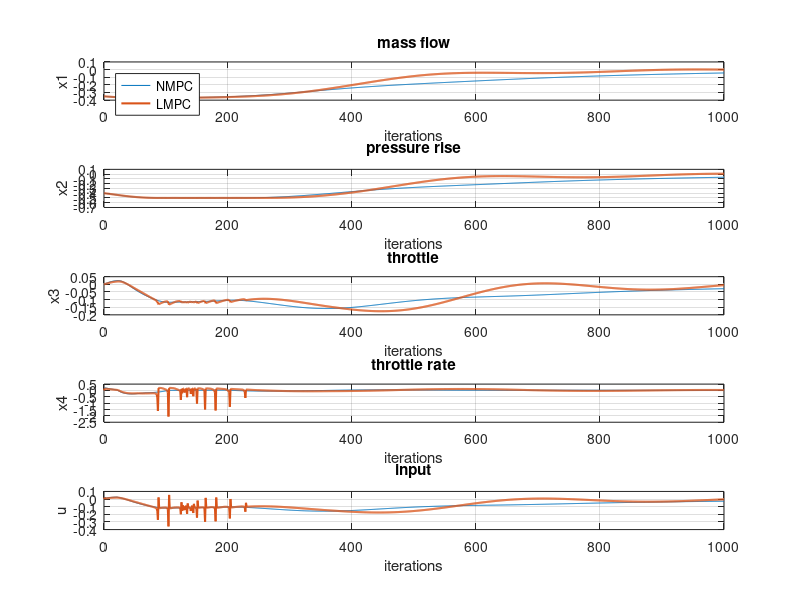
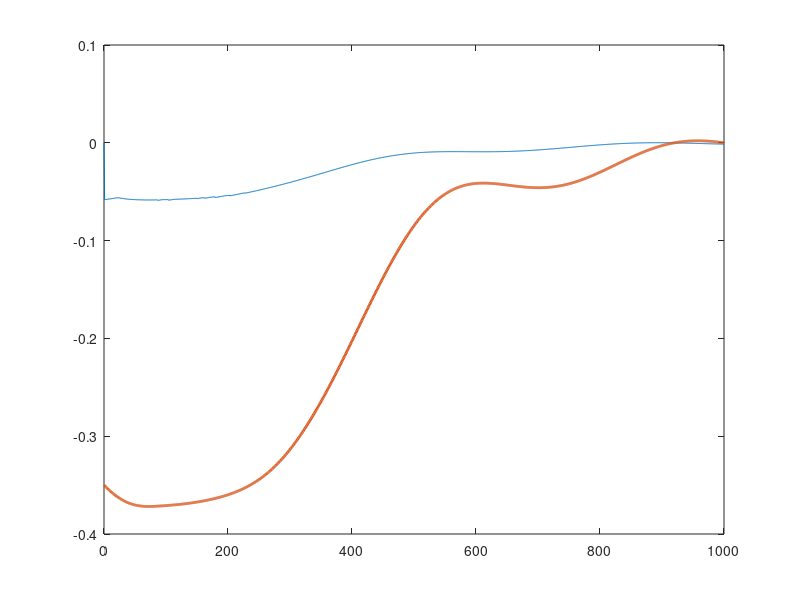

MATLAB code to generate these figures, in order: (Note: this script raises an error after producing the figures.)
%% Load data
LMPC_sys=load('LMPC_sysH_K_T01_N40_new_new.mat');
LMPC_art=load('LMPC_artH_K_T01_N40_new_new.mat');
% NMPC_sys=load('NMPC_sysH_K_T01_N20_new_1000iter.mat');
% NMPC_art=load('NMPC_artH_K_T01_N20_new_1000iter.mat');
NMPC_sys=load('NMPC_sysH_K_T01_N40_new.mat');
NMPC_art=load('NMPC_artH_K_T01_N40_new.mat');
% NMPC_sys=load('LMPC_sysH_K_T01_N20_new_1000iter_T1000P.mat');
% NMPC_art=load('LMPC_artH_K_T01_N20_new_1000iter_T1000P.mat');
%% Plot
iterations=size(LMPC_sys.sysHistory,2)-1;
iterations2=size(NMPC_sys.sysHistory,2)-1;
figure;
subplot(5,1,1);
plot(0:iterations2,NMPC_sys.sysHistory(1,:), 0:iterations,LMPC_sys.sysHistory(1,:), 'Linewidth',1.5);
grid on
xlabel('iterations');
ylabel('x1');

title('mass flow');
legend({ 'NMPC', 'LMPC'},'Location','northwest')
subplot(5,1,2);
plot(0:iterations2,NMPC_sys.sysHistory(2,:),0:iterations,LMPC_sys.sysHistory(2,:), 'Linewidth',1.5);
grid on
xlabel('iterations');
ylabel('x2');
title('pressure rise');
% legend({ 'NMPC', 'LMPC'},'Location','southeast')
subplot(5,1,3);
plot( 0:iterations2,NMPC_sys.sysHistory(3,:),0:iterations,LMPC_sys.sysHistory(3,:),'Linewidth',1.5);
grid on
xlabel('iterations');
ylabel('x3');
title('throttle');
% legend({ 'NMPC', 'LMPC'},'Location','southeast')
subplot(5,1,4);
plot( 0:iterations2,NMPC_sys.sysHistory(4,:),0:iterations,LMPC_sys.sysHistory(4,:),'Linewidth',1.5);
grid on
xlabel('iterations');
ylabel('x4');
title('throttle rate');
% legend({ 'NMPC', 'LMPC'},'Location','southeast')
subplot(5,1,5);
plot( 0:iterations2,NMPC_sys.sysHistory(5,:), 0:iterations,LMPC_sys.sysHistory(5,:),'Linewidth',1.5);
grid on
xlabel('iterations');
ylabel('u');
title('input');
% legend({ 'NMPC', 'LMPC'},'Location','southeast')

figure;
plot_refs=plot(0:iterations,LMPC_art.art_refHistory(1,:), 0:iterations,LMPC_sys.sysHistory(1,:),'Linewidth',2); hold on;
plot_refs(1).LineStyle='--';
plot_refs(1).Color='m';
plot_refs(2).Color='r';
plot_refs2=plot(0:iterations2,NMPC_art.art_refHistory(1,:), 0:iterations2,NMPC_sys.sysHistory(1,:),'Linewidth',2);
plot_refs2(1).LineStyle='-.';
plot_refs2(1).Color='c';
plot_refs2(2).Color='b';
grid on
xlabel('iterations');
% ylabel('references');
title('Mass flow relevant responses');
legend({'art ref LMPC', 'mass flow LMPC','art ref NMPC', 'mass flow NMPC'},'Location','southeast')


figure;
plot(NMPC_sys.sysHistory(1,:),NMPC_sys.sysHistory(2,:),'Linewidth',1.5,'Marker','.','Color','b'); hold on;
plot(LMPC_sys.sysHistory(1,:),LMPC_sys.sysHistory(2,:),'Linewidth',1.5,'Marker','.','Color','r');
grid on
xlabel('x1');
ylabel('x2');
title('State space');
legend({'NMPC', 'LMPC'},'Location','southeast')
